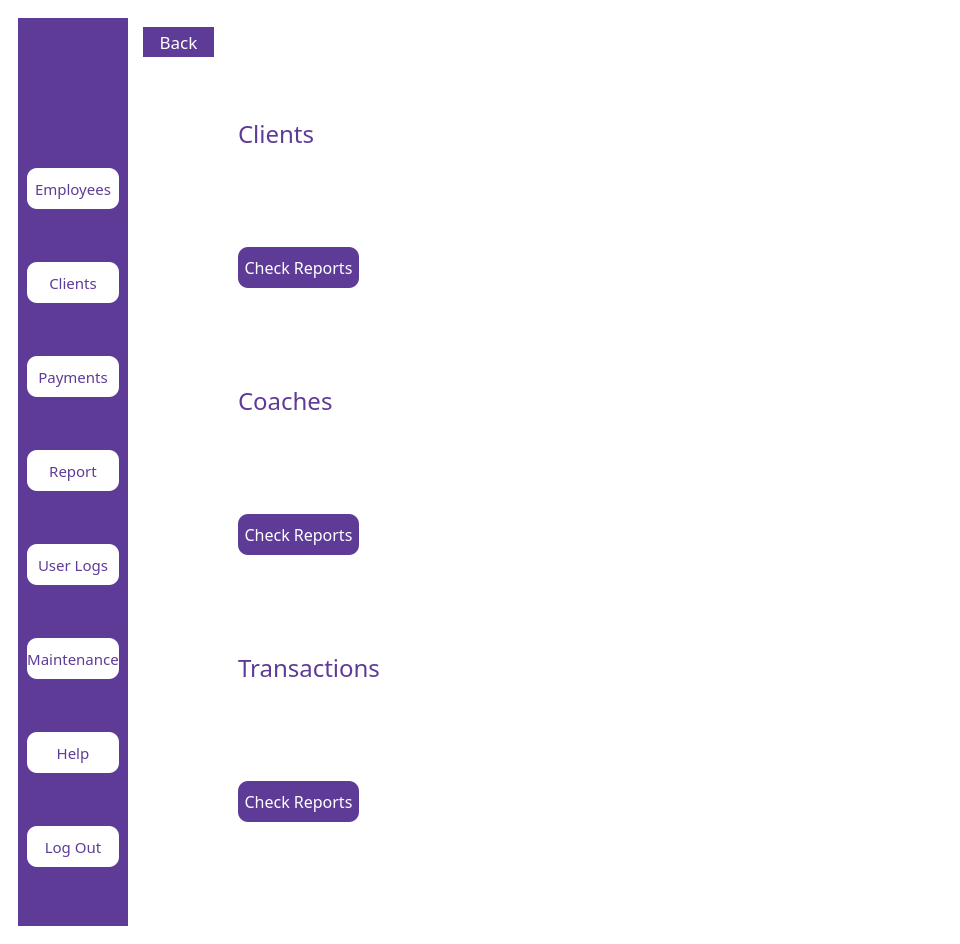
<?xml version="1.0" encoding="UTF-8"?>
<ui version="4.0">
 <class>MainWindow</class>
 <widget class="QMainWindow" name="MainWindow">
  <property name="geometry">
   <rect>
    <x>0</x>
    <y>0</y>
    <width>960</width>
    <height>944</height>
   </rect>
  </property>
  <property name="windowTitle">
   <string>MainWindow</string>
  </property>
  <property name="styleSheet">
   <string notr="true">QMainWindow
{
background:white;
}</string>
  </property>
  <widget class="QWidget" name="centralwidget">
   <property name="styleSheet">
    <string notr="true">QWidget
{
background: white;
}</string>
   </property>
   <layout class="QVBoxLayout" name="verticalLayout">
    <item>
     <widget class="QWidget" name="widget" native="true">
      <layout class="QHBoxLayout" name="horizontalLayout">
       <item>
        <widget class="QWidget" name="widget_2" native="true">
         <property name="sizePolicy">
          <sizepolicy hsizetype="Fixed" vsizetype="Expanding">
           <horstretch>0</horstretch>
           <verstretch>0</verstretch>
          </sizepolicy>
         </property>
         <property name="styleSheet">
          <string notr="true">QWidget
{
background-color:#5e3b96;
}</string>
         </property>
         <layout class="QVBoxLayout" name="verticalLayout_2">
          <item>
           <widget class="QLabel" name="label">
            <property name="sizePolicy">
             <sizepolicy hsizetype="Fixed" vsizetype="Fixed">
              <horstretch>0</horstretch>
              <verstretch>0</verstretch>
             </sizepolicy>
            </property>
            <property name="maximumSize">
             <size>
              <width>121</width>
              <height>41</height>
             </size>
            </property>
            <property name="text">
             <string/>
            </property>
            <property name="pixmap">
             <pixmap>../softeng-main/logos/logog.jpg</pixmap>
            </property>
            <property name="scaledContents">
             <bool>true</bool>
            </property>
           </widget>
          </item>
          <item>
           <widget class="QPushButton" name="employees">
            <property name="sizePolicy">
             <sizepolicy hsizetype="Fixed" vsizetype="Fixed">
              <horstretch>0</horstretch>
              <verstretch>0</verstretch>
             </sizepolicy>
            </property>
            <property name="maximumSize">
             <size>
              <width>121</width>
              <height>41</height>
             </size>
            </property>
            <property name="font">
             <font>
              <family>Arial Black</family>
              <pointsize>11</pointsize>
             </font>
            </property>
            <property name="styleSheet">
             <string notr="true">QPushButton
{
background-color:white ;
color:#5e3b96;
 border-radius:10px;
}</string>
            </property>
            <property name="text">
             <string>Employees</string>
            </property>
           </widget>
          </item>
          <item>
           <widget class="QPushButton" name="clients">
            <property name="sizePolicy">
             <sizepolicy hsizetype="Fixed" vsizetype="Fixed">
              <horstretch>0</horstretch>
              <verstretch>0</verstretch>
             </sizepolicy>
            </property>
            <property name="maximumSize">
             <size>
              <width>121</width>
              <height>41</height>
             </size>
            </property>
            <property name="font">
             <font>
              <family>Arial Black</family>
              <pointsize>11</pointsize>
             </font>
            </property>
            <property name="styleSheet">
             <string notr="true">QPushButton
{
background-color:white ;
color:#5e3b96;
 border-radius:10px;
}</string>
            </property>
            <property name="text">
             <string>Clients</string>
            </property>
           </widget>
          </item>
          <item>
           <widget class="QPushButton" name="payments">
            <property name="sizePolicy">
             <sizepolicy hsizetype="Fixed" vsizetype="Fixed">
              <horstretch>0</horstretch>
              <verstretch>0</verstretch>
             </sizepolicy>
            </property>
            <property name="maximumSize">
             <size>
              <width>121</width>
              <height>41</height>
             </size>
            </property>
            <property name="font">
             <font>
              <family>Arial Black</family>
              <pointsize>11</pointsize>
             </font>
            </property>
            <property name="styleSheet">
             <string notr="true">QPushButton
{
background-color:white ;
color:#5e3b96;
 border-radius:10px;
}</string>
            </property>
            <property name="text">
             <string>Payments</string>
            </property>
           </widget>
          </item>
          <item>
           <widget class="QPushButton" name="report">
            <property name="sizePolicy">
             <sizepolicy hsizetype="Fixed" vsizetype="Fixed">
              <horstretch>0</horstretch>
              <verstretch>0</verstretch>
             </sizepolicy>
            </property>
            <property name="maximumSize">
             <size>
              <width>121</width>
              <height>41</height>
             </size>
            </property>
            <property name="font">
             <font>
              <family>Arial Black</family>
              <pointsize>11</pointsize>
             </font>
            </property>
            <property name="styleSheet">
             <string notr="true">QPushButton
{
background-color:white ;
color:#5e3b96;
 border-radius:10px;
}</string>
            </property>
            <property name="text">
             <string>Report</string>
            </property>
           </widget>
          </item>
          <item>
           <widget class="QPushButton" name="userlogs">
            <property name="sizePolicy">
             <sizepolicy hsizetype="Fixed" vsizetype="Fixed">
              <horstretch>0</horstretch>
              <verstretch>0</verstretch>
             </sizepolicy>
            </property>
            <property name="maximumSize">
             <size>
              <width>121</width>
              <height>41</height>
             </size>
            </property>
            <property name="font">
             <font>
              <family>Arial Black</family>
              <pointsize>11</pointsize>
             </font>
            </property>
            <property name="styleSheet">
             <string notr="true">QPushButton
{
background-color:white ;
color:#5e3b96;
 border-radius:10px;
}</string>
            </property>
            <property name="text">
             <string>User Logs</string>
            </property>
           </widget>
          </item>
          <item>
           <widget class="QPushButton" name="maintenance">
            <property name="sizePolicy">
             <sizepolicy hsizetype="Fixed" vsizetype="Fixed">
              <horstretch>0</horstretch>
              <verstretch>0</verstretch>
             </sizepolicy>
            </property>
            <property name="maximumSize">
             <size>
              <width>121</width>
              <height>41</height>
             </size>
            </property>
            <property name="font">
             <font>
              <family>Arial Black</family>
              <pointsize>11</pointsize>
             </font>
            </property>
            <property name="styleSheet">
             <string notr="true">QPushButton
{
background-color:white ;
color:#5e3b96;
 border-radius:10px;
}</string>
            </property>
            <property name="text">
             <string>Maintenance</string>
            </property>
           </widget>
          </item>
          <item>
           <widget class="QPushButton" name="help">
            <property name="sizePolicy">
             <sizepolicy hsizetype="Fixed" vsizetype="Fixed">
              <horstretch>0</horstretch>
              <verstretch>0</verstretch>
             </sizepolicy>
            </property>
            <property name="maximumSize">
             <size>
              <width>121</width>
              <height>41</height>
             </size>
            </property>
            <property name="font">
             <font>
              <family>Arial Black</family>
              <pointsize>11</pointsize>
             </font>
            </property>
            <property name="styleSheet">
             <string notr="true">QPushButton
{
background-color:white ;
color:#5e3b96;
 border-radius:10px;
}</string>
            </property>
            <property name="text">
             <string>Help</string>
            </property>
           </widget>
          </item>
          <item>
           <widget class="QPushButton" name="logout">
            <property name="sizePolicy">
             <sizepolicy hsizetype="Fixed" vsizetype="Fixed">
              <horstretch>0</horstretch>
              <verstretch>0</verstretch>
             </sizepolicy>
            </property>
            <property name="maximumSize">
             <size>
              <width>121</width>
              <height>41</height>
             </size>
            </property>
            <property name="font">
             <font>
              <family>Arial Black</family>
              <pointsize>11</pointsize>
             </font>
            </property>
            <property name="styleSheet">
             <string notr="true">QPushButton
{
background-color:white ;
color:#5e3b96;
 border-radius:10px;
}</string>
            </property>
            <property name="text">
             <string>Log Out</string>
            </property>
           </widget>
          </item>
         </layout>
        </widget>
       </item>
       <item>
        <widget class="QWidget" name="widget_4" native="true">
         <property name="sizePolicy">
          <sizepolicy hsizetype="Fixed" vsizetype="Preferred">
           <horstretch>0</horstretch>
           <verstretch>0</verstretch>
          </sizepolicy>
         </property>
         <property name="maximumSize">
          <size>
           <width>89</width>
           <height>16777215</height>
          </size>
         </property>
         <layout class="QVBoxLayout" name="verticalLayout_3">
          <item>
           <widget class="QPushButton" name="back">
            <property name="maximumSize">
             <size>
              <width>16777215</width>
              <height>41</height>
             </size>
            </property>
            <property name="font">
             <font>
              <family>Arial Black</family>
              <pointsize>13</pointsize>
              <bold>false</bold>
             </font>
            </property>
            <property name="styleSheet">
             <string notr="true">QPushButton
{
background-color: #5e3b96;
color:white;
 border-radius:20px;
}</string>
            </property>
            <property name="text">
             <string>Back</string>
            </property>
           </widget>
          </item>
          <item>
           <spacer name="verticalSpacer">
            <property name="orientation">
             <enum>Qt::Orientation::Vertical</enum>
            </property>
            <property name="sizeType">
             <enum>QSizePolicy::Policy::Fixed</enum>
            </property>
            <property name="sizeHint" stdset="0">
             <size>
              <width>20</width>
              <height>860</height>
             </size>
            </property>
           </spacer>
          </item>
         </layout>
        </widget>
       </item>
       <item>
        <widget class="QWidget" name="widget_3" native="true">
         <layout class="QVBoxLayout" name="verticalLayout_4">
          <item>
           <widget class="QLabel" name="label_2">
            <property name="sizePolicy">
             <sizepolicy hsizetype="Preferred" vsizetype="Fixed">
              <horstretch>0</horstretch>
              <verstretch>0</verstretch>
             </sizepolicy>
            </property>
            <property name="font">
             <font>
              <family>Arial Black</family>
              <pointsize>18</pointsize>
             </font>
            </property>
            <property name="styleSheet">
             <string notr="true">QLabel{
color:#5e3b96;
}</string>
            </property>
            <property name="text">
             <string>Clients</string>
            </property>
           </widget>
          </item>
          <item>
           <widget class="QPushButton" name="clientreport">
            <property name="sizePolicy">
             <sizepolicy hsizetype="Fixed" vsizetype="Fixed">
              <horstretch>0</horstretch>
              <verstretch>0</verstretch>
             </sizepolicy>
            </property>
            <property name="minimumSize">
             <size>
              <width>121</width>
              <height>41</height>
             </size>
            </property>
            <property name="font">
             <font>
              <family>Arial Black</family>
              <pointsize>12</pointsize>
             </font>
            </property>
            <property name="styleSheet">
             <string notr="true">QPushButton
{
background-color:#5e3b96 ;
color:white;
 border-radius:10px;
}</string>
            </property>
            <property name="text">
             <string>Check Reports</string>
            </property>
           </widget>
          </item>
          <item>
           <widget class="QLabel" name="label_3">
            <property name="sizePolicy">
             <sizepolicy hsizetype="Preferred" vsizetype="Fixed">
              <horstretch>0</horstretch>
              <verstretch>0</verstretch>
             </sizepolicy>
            </property>
            <property name="font">
             <font>
              <family>Arial Black</family>
              <pointsize>18</pointsize>
             </font>
            </property>
            <property name="styleSheet">
             <string notr="true">QLabel{
color:#5e3b96;
}</string>
            </property>
            <property name="text">
             <string>Coaches</string>
            </property>
           </widget>
          </item>
          <item>
           <widget class="QPushButton" name="coachreport">
            <property name="sizePolicy">
             <sizepolicy hsizetype="Fixed" vsizetype="Fixed">
              <horstretch>0</horstretch>
              <verstretch>0</verstretch>
             </sizepolicy>
            </property>
            <property name="minimumSize">
             <size>
              <width>121</width>
              <height>41</height>
             </size>
            </property>
            <property name="font">
             <font>
              <family>Arial Black</family>
              <pointsize>12</pointsize>
             </font>
            </property>
            <property name="styleSheet">
             <string notr="true">QPushButton
{
background-color:#5e3b96 ;
color:white;
 border-radius:10px;
}</string>
            </property>
            <property name="text">
             <string>Check Reports</string>
            </property>
           </widget>
          </item>
          <item>
           <widget class="QLabel" name="label_4">
            <property name="sizePolicy">
             <sizepolicy hsizetype="Preferred" vsizetype="Fixed">
              <horstretch>0</horstretch>
              <verstretch>0</verstretch>
             </sizepolicy>
            </property>
            <property name="font">
             <font>
              <family>Arial Black</family>
              <pointsize>18</pointsize>
             </font>
            </property>
            <property name="styleSheet">
             <string notr="true">QLabel{
color:#5e3b96;
}</string>
            </property>
            <property name="text">
             <string>Transactions</string>
            </property>
           </widget>
          </item>
          <item>
           <widget class="QPushButton" name="transactionreport">
            <property name="sizePolicy">
             <sizepolicy hsizetype="Fixed" vsizetype="Fixed">
              <horstretch>0</horstretch>
              <verstretch>0</verstretch>
             </sizepolicy>
            </property>
            <property name="minimumSize">
             <size>
              <width>121</width>
              <height>41</height>
             </size>
            </property>
            <property name="font">
             <font>
              <family>Arial Black</family>
              <pointsize>12</pointsize>
             </font>
            </property>
            <property name="styleSheet">
             <string notr="true">QPushButton
{
background-color:#5e3b96 ;
color:white;
 border-radius:10px;
}</string>
            </property>
            <property name="text">
             <string>Check Reports</string>
            </property>
           </widget>
          </item>
         </layout>
        </widget>
       </item>
      </layout>
     </widget>
    </item>
   </layout>
  </widget>
 </widget>
 <resources/>
 <connections/>
</ui>
